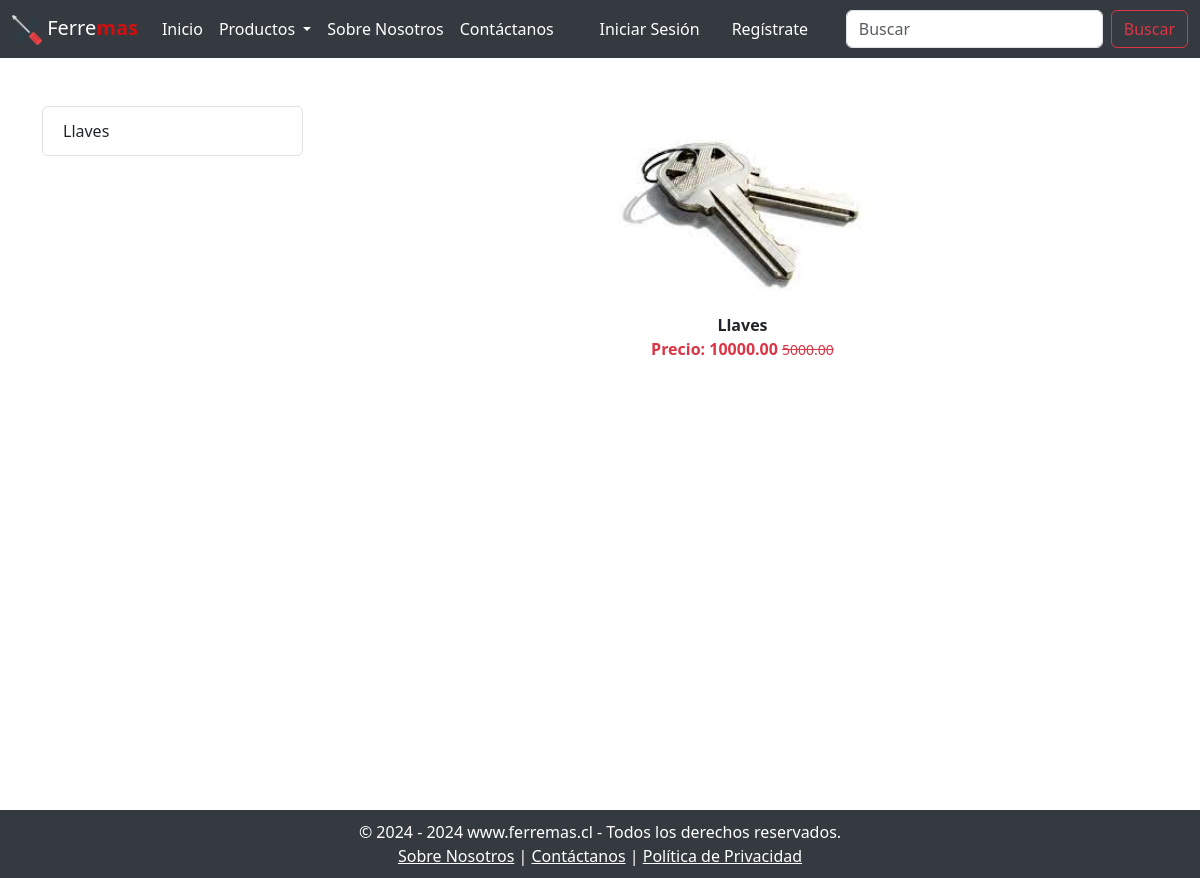
The app's page /category/HR/ with its own data.
### core/models.py (models this page shows, shortened)
class Product(models.Model):
    category = models.ForeignKey(Category, related_name='products', on_delete=models.CASCADE)
    title = models.CharField(max_length=100)
    description = models.TextField()
    price = models.DecimalField(max_digits=10, decimal_places=2, default=0.0)
    discounted_price = models.DecimalField(max_digits=10, decimal_places=2, null=True, blank=True)
    product_image = models.ImageField(upload_to='products/', null=True, blank=True)

### core/views.py (the view)
# urls.py: path('category/<str:val>/', CategoryView.as_view(), name='category'),
class CategoryView(View):
    def get(self, request, val):
        category = get_object_or_404(Category, name=val)
        products = Product.objects.filter(category=category)
        titles = Product.objects.filter(category=category).values('title')
        return render(request, "app/category.html", {'category': category, 'products': products, 'titles': titles})

### core/context_processors.py (called while the page is built)
def cart_item_count(request):
    if request.user.is_authenticated:
        cart_count = Cart.objects.filter(user=request.user).count()
    else:
        cart_count = 0
    return {'totalitems': cart_count}

### core/templates/app/category.html (shortened to what this page needs)
{% extends 'app/base.html' %}
{% load static %}
{% block main-content %}
    <div class="container my-5">
        <div class="row">
            <div class="col-sm-3">
                <div class="list-group">
                    {% for val in titles %}
                        <a href="#" class="list-group-item list-group-item-action" aria-current="true">{{ val.title }}</a>
                    {% endfor %}
                </div>
            </div>
            <div class="col-sm-9">
                <div class="row">
                    {% for prod in products %}
                        <div class="col text-center mb-4">
                            <a href="{% url 'product_detail' prod.id %}" class="btn">
                                <div>
                                    <img src="{{ prod.product_image.url }}" width="300px" height="200px" />
                                    <div class="fw-bold">{{ prod.title }}</div>
                                    <div class="fw-bold text-danger">
                                        Precio: {{ prod.price }}
                                        <small class="fw-light text-decoration-line-through">
                                            {{ prod.discounted_price }}
                                        </small>
                                    </div>
                                </div>
                            </a>
                        </div>
                    {% endfor %}
                </div>
            </div>
        </div>
    </div>
{% endblock main-content %}

### core/static/app/css/style.css (style rules this page uses)
.list-group-item { padding: 0.75rem 1.25rem; }

### records on screen
Product: product_image (picture), title "Llaves", price "10000.00", discounted_price "5000.00"

### other values on screen
{{ val.title }} "Llaves"
